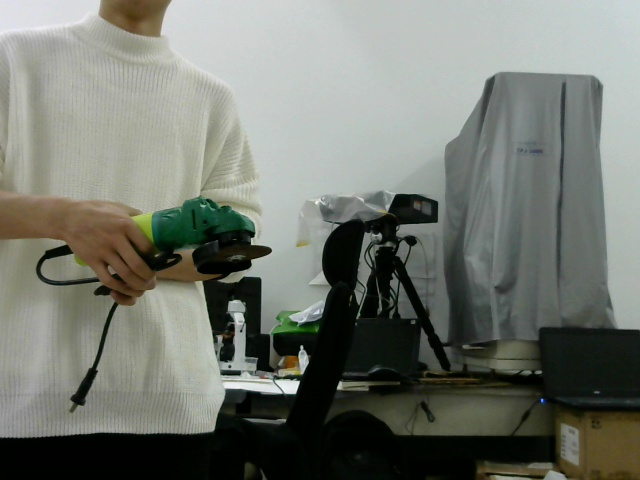
%> input picture projects/grinding_tool_detection/tool15.jpg, 640 x 480 px
$ octave hsv_draw.m   (GNU Octave 9; MATLAB toolbox functions it lacks are replaced by stand-ins)
%> lines starting %> are read from the running program, lines starting %| are printed output that depends on the picture
img = imread('tool15.jpg');
%> img is the input picture: size 480x640x3 uint8; mean R, G, B 115.8, 119.8, 111.7

hsv = rgb2hsv(img);
%> hsv: size 480x640x3 double; mean H, S, V 0.315, 0.227, 0.475
h = hsv(:,:,1);
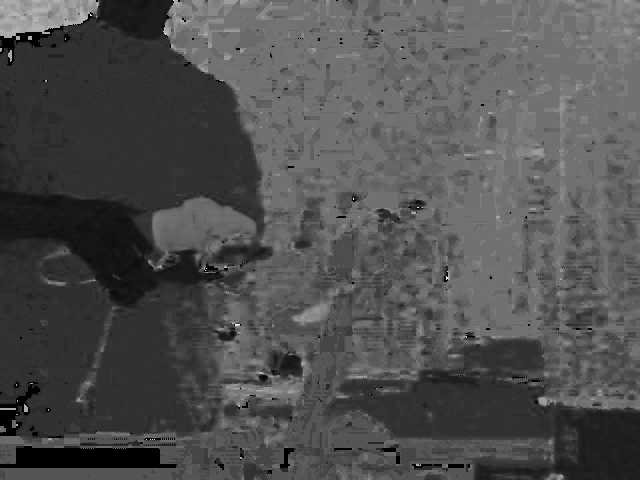
%> h: size 480x640 double; min 0, max 0.958, mean 0.315
s = hsv(:,:,2);
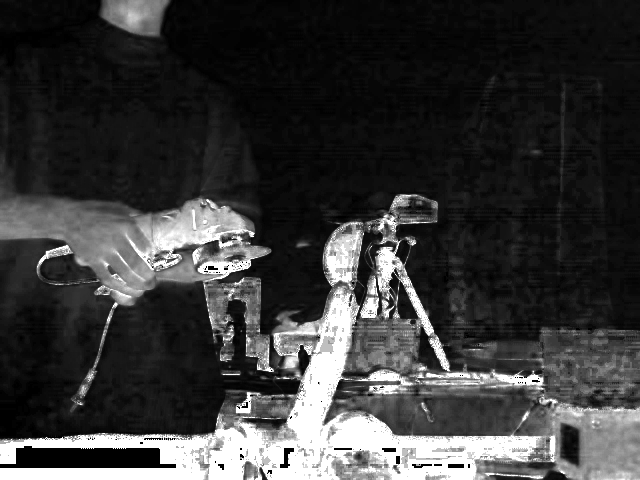
%> s: size 480x640 double; min 0, max 1, mean 0.227
v = hsv(:,:,3);
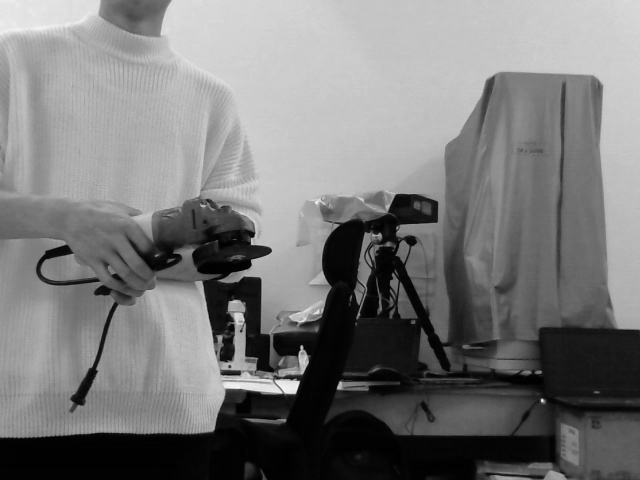
%> v: size 480x640 double; min 0, max 0.976, mean 0.475

figure
subplot(2,2,1), imshow(hsv);title('HSV');
subplot(2,2,2), imshow(h);title('hue');
subplot(2,2,3), imshow(s);title('saturation');
subplot(2,2,4), imshow(v);title('value');
